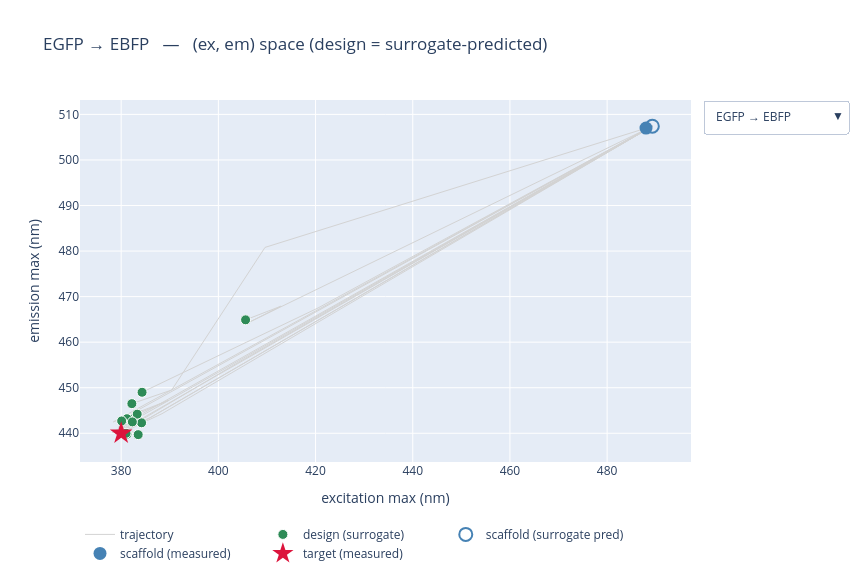

Notebook source saved alongside this figure:
### Markdown cell above
## Interactive explorer

Pick a pair from the dropdown to inspect its 6 design trajectories in `(ex, em)` space. Hover any
point for the exact peaks. Requires `plotly` (falls back to a message if unavailable).

### Code cell
try:
    import plotly.graph_objects as go
    fig = go.Figure()
    trace_pair = []  # which pair each trace belongs to (for the dropdown)

    def add(pair_i, **kw):
        fig.add_trace(go.Scatter(visible=(pair_i == 0), **kw)); trace_pair.append(pair_i)

    for pi, p in enumerate(pairs):
        g = df[df["pair"] == p]
        sc_ex, sc_em = g["scaffold_ex"].iloc[0], g["scaffold_em"].iloc[0]
        tg_ex, tg_em = g["target_ex"].iloc[0], g["target_em"].iloc[0]
        xs, ys = [], []
        for _, gt in g.groupby("trial"):
            gt = gt.sort_values("round")
            xs += list(gt["pred_ex"]) + [None]; ys += list(gt["pred_em"]) + [None]
        add(pi, x=xs, y=ys, mode="lines", line=dict(color="lightgray", width=1),
            name="trajectory", showlegend=(pi == 0), hoverinfo="skip")
        gf = g[g["round"] == RMAX]
        add(pi, x=gf["pred_ex"], y=gf["pred_em"], mode="markers",
            marker=dict(color="seagreen", size=10, line=dict(width=1, color="white")),
            name="design (surrogate)", showlegend=(pi == 0),
            text=[f"trial {int(t)}, err {e:.1f} nm" for t, e in zip(gf["trial"], gf["peak_err"])],
            hovertemplate="design: ex %{x:.0f}, em %{y:.0f}<br>%{text}<extra></extra>")
        g0 = g[g["round"] == 0].iloc[0]
        add(pi, x=[g0["pred_ex"]], y=[g0["pred_em"]], mode="markers",
            marker=dict(symbol="circle-open", color="steelblue", size=13, line=dict(width=2)),
            name="scaffold (surrogate pred)", showlegend=(pi == 0),
            hovertemplate="scaffold pred: ex %{x:.0f}, em %{y:.0f}<extra></extra>")
        add(pi, x=[sc_ex], y=[sc_em], mode="markers",
            marker=dict(symbol="circle", color="steelblue", size=13),
            name="scaffold (measured)", showlegend=(pi == 0),
            hovertemplate="scaffold measured: ex %{x:.0f}, em %{y:.0f}<extra></extra>")
        add(pi, x=[tg_ex], y=[tg_em], mode="markers",
            marker=dict(symbol="star", color="crimson", size=17),
            name="target (measured)", showlegend=(pi == 0),
            hovertemplate="target measured: ex %{x:.0f}, em %{y:.0f}<extra></extra>")

    tp = np.array(trace_pair)
    buttons = [dict(label=p, method="update",
                    args=[{"visible": list(tp == pi)},
                          {"title": f"{p}   —   (ex, em) space (design = surrogate-predicted)"}])
               for pi, p in enumerate(pairs)]
    fig.update_layout(
        updatemenus=[dict(buttons=buttons, x=1.02, y=1.0, xanchor="left", showactive=True)],
        title=f"{pairs[0]}   —   (ex, em) space (design = surrogate-predicted)",
        xaxis_title="excitation max (nm)", yaxis_title="emission max (nm)",
        width=860, height=580, legend=dict(orientation="h", y=-0.16))
    fig.show()
except ModuleNotFoundError:
    print("plotly not installed — see the static overview above (pip install plotly to enable this).")

### Figure 1 — Plotly figure (JSON) as saved in the notebook; plotly's stock layout.template omitted (floating-point values rounded to 4 significant figures)
{"data": [{"hoverinfo": "skip", "line": {"color": "lightgray", "width": 1}, "mode": "lines", "name": "trajectory", "showlegend": true, "type": "scatter", "visible": true, "x": [489.3, 378.8, 380, 384.2, null, 489.3, 380.6, 379.8, 382.2, null, 489.3, 388.4, 381.4, 383.5, null, 489.3, 409.6, 390.4, 382.2, null, 489.3, 381.1, 380.3, 381.2, null, 489.3, 420.5, 405.8, 384.3, null, 489.3, 406.2, 412.9, 405.6, null, 489.3, 403.5, 380.2, 381.2, null, 489.3, 378.2, 381.5, 381, null, 489.3, 378.4, 389.7, 380.1, null, 489.3, 386.1, 379.1, 383.3, null, 489.3, 379.4, 380.1, 382.3, null], "y": [507.4, 439.9, 440, 442.3, null, 507.4, 440.1, 439.8, 443.1, null, 507.4, 444.3, 440.8, 439.7, null, 507.4, 480.8, 449.5, 446.5, null, 507.4, 443.7, 439.5, 439.8, null, 507.4, 467.5, 460, 449, null, 507.4, 464.3, 467.9, 464.9, null, 507.4, 455.2, 440.4, 443.2, null, 507.4, 440.2, 440.5, 440, null, 507.4, 442.5, 447.2, 442.7, null, 507.4, 443.5, 440.2, 444.2, null, 507.4, 441.3, 441.5, 442.5, null]}, {"hovertemplate": "design: ex %{x:.0f}, em %{y:.0f}<br>%{text}<extra></extra>", "marker": {"color": "seagreen", "line": {"color": "white", "width": 1}, "size": 10}, "mode": "markers", "name": "design (surrogate)", "showlegend": true, "text": ["trial 0, err 3.2 nm", "trial 1, err 2.6 nm", "trial 2, err 1.9 nm", "trial 3, err 4.3 nm", "trial 4, err 0.7 nm", "trial 5, err 6.7 nm", "trial 6, err 25.3 nm", "trial 7, err 2.2 nm", "trial 8, err 0.5 nm", "trial 9, err 1.4 nm", "trial 10, err 3.7 nm", "trial 11, err 2.4 nm"], "type": "scatter", "visible": true, "x": [384.2, 382.2, 383.5, 382.2, 381.2, 384.3, 405.6, 381.2, 381.0, 380.1, 383.3, 382.3], "y": [442.3, 443.1, 439.7, 446.5, 439.8, 449.0, 464.9, 443.2, 440.0, 442.7, 444.2, 442.5]}, {"hovertemplate": "scaffold pred: ex %{x:.0f}, em %{y:.0f}<extra></extra>", "marker": {"color": "steelblue", "line": {"width": 2}, "size": 13, "symbol": "circle-open"}, "mode": "markers", "name": "scaffold (surrogate pred)", "showlegend": true, "type": "scatter", "visible": true, "x": [489.3], "y": [507.4]}, {"hovertemplate": "scaffold measured: ex %{x:.0f}, em %{y:.0f}<extra></extra>", "marker": {"color": "steelblue", "size": 13, "symbol": "circle"}, "mode": "markers", "name": "scaffold (measured)", "showlegend": true, "type": "scatter", "visible": true, "x": [488], "y": [507]}, {"hovertemplate": "target measured: ex %{x:.0f}, em %{y:.0f}<extra></extra>", "marker": {"color": "crimson", "size": 17, "symbol": "star"}, "mode": "markers", "name": "target (measured)", "showlegend": true, "type": "scatter", "visible": true, "x": [380], "y": [440]}, {"hoverinfo": "skip", "line": {"color": "lightgray", "width": 1}, "mode": "lines", "name": "trajectory", "showlegend": false, "type": "scatter", "visible": false, "x": [489.3, 511.8, 542.2, 534.9, null, 489.3, 513.9, 507.2, 509.4, null, 489.3, 511.8, 513.8, 528.9, null, 489.3, 513, 519.5, 522.4, null, 489.3, 517.7, 527.7, 528.9, null, 489.3, 517.8, 528, 522.3, null, 489.3, 517.1, 526.9, 527.4, null, 489.3, 518.5, 528.2, 528, null, 489.3, 511.8, 509.1, 512.7, null, 489.3, 515.2, 530.2, 523.1, null, 489.3, 505.3, 509, 511.8, null, 489.3, 511.8, 526.4, 533, null], "y": [507.4, 527.5, 557.1, 553.3, null, 507.4, 525.4, 522.7, 530.1, null, 507.4, 524.6, 526.9, 544, null, 507.4, 526.1, 535.6, 550, null, 507.4, 529.2, 549.3, 549.7, null, 507.4, 530.9, 556.2, 547.3, null, 507.4, 533.6, 547.5, 549.9, null, 507.4, 533.3, 550.4, 546.2, null, 507.4, 527.3, 525.6, 526.9, null, 507.4, 529.7, 544.2, 540.5, null, 507.4, 522.6, 526.5, 531, null, 507.4, 526.4, 547.4, 566.7, null]}, {"hovertemplate": "design: ex %{x:.0f}, em %{y:.0f}<br>%{text}<extra></extra>", "marker": {"color": "seagreen", "line": {"color": "white", "width": 1}, "size": 10}, "mode": "markers", "name": "design (surrogate)", "showlegend": false, "text": ["trial 0, err 54.4 nm", "trial 1, err 78.8 nm", "trial 2, err 62.0 nm", "trial 3, err 62.3 nm", "trial 4, err 59.2 nm", "trial 5, err 63.8 nm", "trial 6, err 59.9 nm", "trial 7, err 61.4 nm", "trial 8, err 78.7 nm", "trial 9, err 66.7 nm", "trial 10, err 77.1 nm", "trial 11, err 48.6 nm"], "type": "scatter", "visible": false, "x": [534.9, 509.4, 528.9, 522.4, 528.9, 522.3, 527.4, 528.0, 512.7, 523.1, 511.8, 533.0], "y": [553.3, 530.1, 544.0, 550.0, 549.7, 547.3, 549.9, 546.2, 526.9, 540.5, 531.0, 566.7]}, {"hovertemplate": "scaffold pred: ex %{x:.0f}, em %{y:.0f}<extra></extra>", "marker": {"color": "steelblue", "line": {"width": 2}, "size": 13, "symbol": "circle-open"}, "mode": "markers", "name": "scaffold (surrogate pred)", "showlegend": false, "type": "scatter", "visible": false, "x": [489.3], "y": [507.4]}, {"hovertemplate": "scaffold measured: ex %{x:.0f}, em %{y:.0f}<extra></extra>", "marker": {"color": "steelblue", "size": 13, "symbol": "circle"}, "mode": "markers", "name": "scaffold (measured)", "showlegend": false, "type": "scatter", "visible": false, "x": [488], "y": [507]}, {"hovertemplate": "target measured: ex %{x:.0f}, em %{y:.0f}<extra></extra>", "marker": {"color": "crimson", "size": 17, "symbol": "star"}, "mode": "markers", "name": "target (measured)", "showlegend": false, "type": "scatter", "visible": false, "x": [587], "y": [610]}, {"hoverinfo": "skip", "line": {"color": "lightgray", "width": 1}, "mode": "lines", "name": "trajectory", "showlegend": false, "type": "scatter", "visible": false, "x": [489.3, 485.9, 488.6, 486.7, null, 489.3, 487.7, 487.5, 480.4, null, 489.3, 489.4, 486.8, 487, null, 489.3, 487.1, 487.2, 482.3, null, 489.3, 487.4, 487.1, 486.9, null, 489.3, 487, 486.9, 487.7, null, 489.3, 487.6, 486.9, 485.4, null, 489.3, 486.5, 487.6, 487.3, null, 489.3, 487.4, 487.4, 486.9, null, 489.3, 488.7, 487.3, 487, null, 489.3, 489.9, 486.3, 486.1, null, 489.3, 486.4, 487.8, 487.1, null], "y": [507.4, 507.6, 508.9, 506.2, null, 507.4, 508.4, 508.1, 509.4, null, 507.4, 509.7, 509, 508.9, null, 507.4, 509, 508.6, 507.4, null, 507.4, 507.5, 507.5, 508.9, null, 507.4, 508.6, 508.2, 509.2, null, 507.4, 508.8, 507.5, 507.1, null, 507.4, 507.6, 508.4, 508.7, null, 507.4, 507.5, 509.3, 509.2, null, 507.4, 509.1, 508.2, 506.8, null, 507.4, 509.1, 508.8, 508.7, null, 507.4, 506.5, 508.6, 508.7, null]}, {"hovertemplate": "design: ex %{x:.0f}, em %{y:.0f}<br>%{text}<extra></extra>", "marker": {"color": "seagreen", "line": {"color": "white", "width": 1}, "size": 10}, "mode": "markers", "name": "design (surrogate)", "showlegend": false, "text": ["trial 0, err 1.6 nm", "trial 1, err 3.5 nm", "trial 2, err 0.1 nm", "trial 3, err 3.1 nm", "trial 4, err 0.1 nm", "trial 5, err 0.4 nm", "trial 6, err 1.8 nm", "trial 7, err 0.3 nm", "trial 8, err 0.2 nm", "trial 9, err 1.1 nm", "trial 10, err 0.6 nm", "trial 11, err 0.2 nm"], "type": "scatter", "visible": false, "x": [486.7, 480.4, 487.0, 482.3, 486.9, 487.7, 485.4, 487.3, 486.9, 487.0, 486.1, 487.1], "y": [506.2, 509.4, 508.9, 507.4, 508.9, 509.2, 507.1, 508.7, 509.2, 506.8, 508.7, 508.7]}, {"hovertemplate": "scaffold pred: ex %{x:.0f}, em %{y:.0f}<extra></extra>", "marker": {"color": "steelblue", "line": {"width": 2}, "size": 13, "symbol": "circle-open"}, "mode": "markers", "name": "scaffold (surrogate pred)", "showlegend": false, "type": "scatter", "visible": false, "x": [489.3], "y": [507.4]}, {"hovertemplate": "scaffold measured: ex %{x:.0f}, em %{y:.0f}<extra></extra>", "marker": {"color": "steelblue", "size": 13, "symbol": "circle"}, "mode": "markers", "name": "scaffold (measured)", "showlegend": false, "type": "scatter", "visible": false, "x": [488], "y": [507]}, {"hovertemplate": "target measured: ex %{x:.0f}, em %{y:.0f}<extra></extra>", "marker": {"color": "crimson", "size": 17, "symbol": "star"}, "mode": "markers", "name": "target (measured)", "showlegend": false, "type": "scatter", "visible": false, "x": [487], "y": [509]}, {"hoverinfo": "skip", "line": {"color": "lightgray", "width": 1}, "mode": "lines", "name": "trajectory", "showlegend": false, "type": "scatter", "visible": false, "x": [489.3, 511.8, 542.2, 534.9, null, 489.3, 513.9, 507.2, 509.4, null, 489.3, 511.8, 513.8, 528.9, null, 489.3, 513, 519.5, 522.4, null, 489.3, 517.7, 527.7, 529.3, null, 489.3, 517.8, 528, 518.6, null, 489.3, 517.1, 526.9, 527.4, null, 489.3, 518.5, 528.2, 528, null, 489.3, 511.8, 509.1, 512.7, null, 489.3, 515.2, 530.2, 523.1, null, 489.3, 505.3, 509, 511.8, null, 489.3, 511.8, 526.4, 521.4, null], "y": [507.4, 527.5, 557.1, 553.3, null, 507.4, 525.4, 522.7, 530.1, null, 507.4, 524.6, 526.9, 544, null, 507.4, 526.1, 535.6, 550, null, 507.4, 529.2, 549.3, 551.3, null, 507.4, 530.9, 555.6, 538.3, null, 507.4, 533.6, 547.5, 549.9, null, 507.4, 533.3, 550.4, 546.2, null, 507.4, 527.3, 525.6, 526.9, null, 507.4, 529.7, 544.2, 540.5, null, 507.4, 522.6, 526.5, 531, null, 507.4, 526.4, 547.4, 544.3, null]}, {"hovertemplate": "design: ex %{x:.0f}, em %{y:.0f}<br>%{text}<extra></extra>", "marker": {"color": "seagreen", "line": {"color": "white", "width": 1}, "size": 10}, "mode": "markers", "name": "design (surrogate)", "showlegend": false, "text": ["trial 0, err 10.9 nm", "trial 1, err 35.3 nm", "trial 2, err 18.5 nm", "trial 3, err 18.8 nm", "trial 4, err 14.7 nm", "trial 5, err 26.6 nm", "trial 6, err 16.4 nm", "trial 7, err 17.9 nm", "trial 8, err 35.2 nm", "trial 9, err 23.2 nm", "trial 10, err 33.6 nm", "trial 11, err 22.1 nm"], "type": "scatter", "visible": false, "x": [534.9, 509.4, 528.9, 522.4, 529.3, 518.6, 527.4, 528.0, 512.7, 523.1, 511.8, 521.4], "y": [553.3, 530.1, 544.0, 550.0, 551.3, 538.3, 549.9, 546.2, 526.9, 540.5, 531.0, 544.3]}, {"hovertemplate": "scaffold pred: ex %{x:.0f}, em %{y:.0f}<extra></extra>", "marker": {"color": "steelblue", "line": {"width": 2}, "size": 13, "symbol": "circle-open"}, "mode": "markers", "name": "scaffold (surrogate pred)", "showlegend": false, "type": "scatter", "visible": false, "x": [489.3], "y": [507.4]}, {"hovertemplate": "scaffold measured: ex %{x:.0f}, em %{y:.0f}<extra></extra>", "marker": {"color": "steelblue", "size": 13, "symbol": "circle"}, "mode": "markers", "name": "scaffold (measured)", "showlegend": false, "type": "scatter", "visible": false, "x": [488], "y": [507]}, {"hovertemplate": "target measured: ex %{x:.0f}, em %{y:.0f}<extra></extra>", "marker": {"color": "crimson", "size": 17, "symbol": "star"}, "mode": "markers", "name": "target (measured)", "showlegend": false, "type": "scatter", "visible": false, "x": [548], "y": [562]}], "layout": {"height": 580, "legend": {"orientation": "h", "y": -0.16}, "title": {"text": "EGFP → EBFP   —   (ex, em) space (design = surrogate-predicted)"}, "updatemenus": [{"buttons": [{"args": [{"visible": [true, true, true, true, true, false, false, false, false, false, false, false, false, false, false, false, false, false, false, false]}, {"title": "EGFP → EBFP   —   (ex, em) space (design = surrogate-predicted)"}], "label": "EGFP → EBFP", "method": "update"}, {"args": [{"visible": [false, false, false, false, false, true, true, true, true, true, false, false, false, false, false, false, false, false, false, false]}, {"title": "EGFP → mCherry   —   (ex, em) space (design = surrogate-predicted)"}], "label": "EGFP → mCherry", "method": "update"}, {"args": [{"visible": [false, false, false, false, false, false, false, false, false, false, true, true, true, true, true, false, false, false, false, false]}, {"title": "EGFP → mEmerald   —   (ex, em) space (design = surrogate-predicted)"}], "label": "EGFP → mEmerald", "method": "update"}, {"args": [{"visible": [false, false, false, false, false, false, false, false, false, false, false, false, false, false, false, true, true, true, true, true]}, {"title": "EGFP → mOrange   —   (ex, em) space (design = surrogate-predicted)"}], "label": "EGFP → mOrange", "method": "update"}], "showactive": true, "x": 1.02, "xanchor": "left", "y": 1}], "width": 860, "xaxis": {"title": {"text": "excitation max (nm)"}}, "yaxis": {"title": {"text": "emission max (nm)"}}}}
